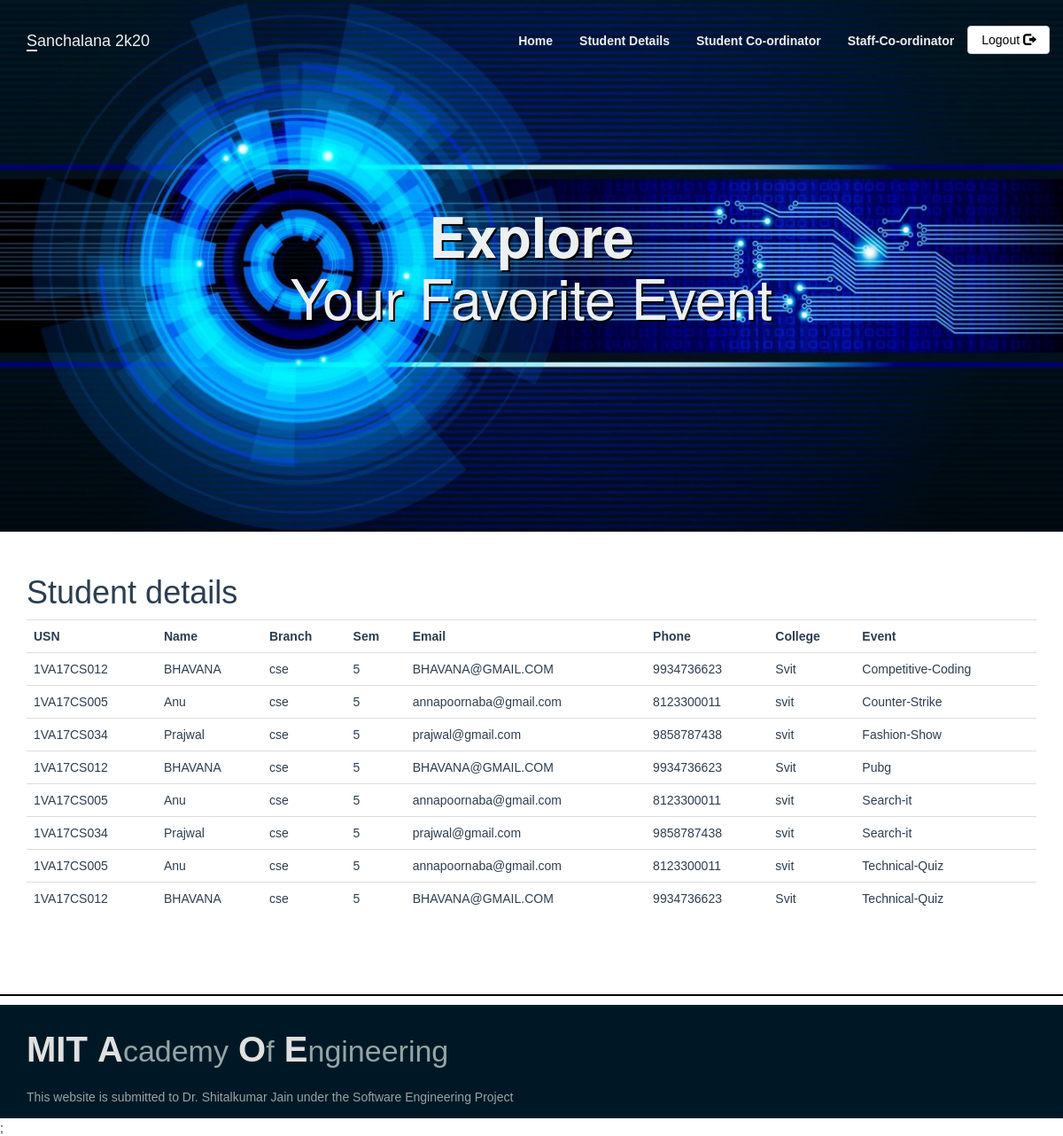
Page /Stu_details.php on the committed database.
### tables this page shows
CREATE TABLE `events` (
  `event_id` int(11) NOT NULL,
  `event_title` varchar(50) NOT NULL,
  `event_price` int(11) DEFAULT NULL,
  `participents` int(100) DEFAULT 0,
  `img_link` text DEFAULT NULL,
  `type_id` int(11) DEFAULT NULL
);

CREATE TABLE `participent` (
  `usn` varchar(20) NOT NULL,
  `name` varchar(100) NOT NULL,
  `pass` varchar(20) NOT NULL,
  `sem` int(11) NOT NULL,
  `email` varchar(300) NOT NULL,
  `phone` varchar(12) NOT NULL,
  `college` varchar(20) NOT NULL,
  `branch` varchar(20) NOT NULL
);

### Stu_details.php (the view, shortened to what this page needs)
<?php
include_once 'classes/db1.php';
$result = mysqli_query($conn,"SELECT * FROM events,registered r ,participent p WHERE events.event_id=r.event_id and r.usn = p.usn order by event_title");
?>
<!DOCTYPE html>
<html>
<head>
        <?php require 'utils/styles.php'; ?>
    </head>
<body><?php include 'utils/adminHeader.php'?>
<div class = "content">
<div class = "container">
<h1>Student details</h1>
<?php
if (mysqli_num_rows($result) > 0) {
?>
 <table class="table table-hover" >
  <tr>
  <th>USN</th>
    <th>Name</th>
    <th>Branch</th>
    <th>Sem</th>
    <th>Email</th>
    <th>Phone</th>
    <th>College</th>
    <th>Event</th>
  </tr>
<?php
while($row = mysqli_fetch_array($result)) {
?>
<tr>
<td><?php echo $row["usn"]; ?></td>
    <td><?php echo $row["name"]; ?></td>
    <td><?php echo $row["branch"]; ?></td>
    <td><?php echo $row["sem"]; ?></td>
    <td><?php echo $row["email"]; ?></td>
    <td><?php echo $row["phone"]; ?></td>
    <td><?php echo $row["college"]; ?></td>
    <td><?php echo $row["event_title"]; ?></td>
</tr>
<?php
}
?>
</table>
 <?php
}
else{
    echo "No result found";
}
?>
</div>
</div>
<?php include 'utils/footer.php'?>;
 </body>
</html>

### css/style.css (style rules this page uses)
body { overflow-x: hidden; }
.content { font-family: Arial, Helvetica, sans-serif; color: #2C3E50; }

### rows in the picture
events: participent.usn "1VA17CS012", participent.name "BHAVANA", participent.branch "cse", participent.sem "5", participent.email "BHAVANA@GMAIL.COM", participent.phone "9934736623", participent.college "Svit", event_title "Competitive-Coding"
events: participent.usn "1VA17CS005", participent.name "Anu", participent.branch "cse", participent.sem "5", participent.email "annapoornaba@gmail.com", participent.phone "8123300011", participent.college "svit", event_title "Counter-Strike"
events: participent.usn "1VA17CS034", participent.name "Prajwal", participent.branch "cse", participent.sem "5", participent.email "prajwal@gmail.com", participent.phone "9858787438", participent.college "svit", event_title "Fashion-Show"
events: participent.usn "1VA17CS012", participent.name "BHAVANA", participent.branch "cse", participent.sem "5", participent.email "BHAVANA@GMAIL.COM", participent.phone "9934736623", participent.college "Svit", event_title "Pubg"
events: participent.usn "1VA17CS005", participent.name "Anu", participent.branch "cse", participent.sem "5", participent.email "annapoornaba@gmail.com", participent.phone "8123300011", participent.college "svit", event_title "Search-it", participent.usn "1VA17CS034", participent.name "Prajwal", participent.email "prajwal@gmail.com", participent.phone "9858787438"
events: participent.usn "1VA17CS005", participent.name "Anu", participent.branch "cse", participent.sem "5", participent.email "annapoornaba@gmail.com", participent.phone "8123300011", participent.college "svit", event_title "Technical-Quiz", participent.usn "1VA17CS012", participent.name "BHAVANA", participent.email "BHAVANA@GMAIL.COM", participent.phone "9934736623", participent.college "Svit"
